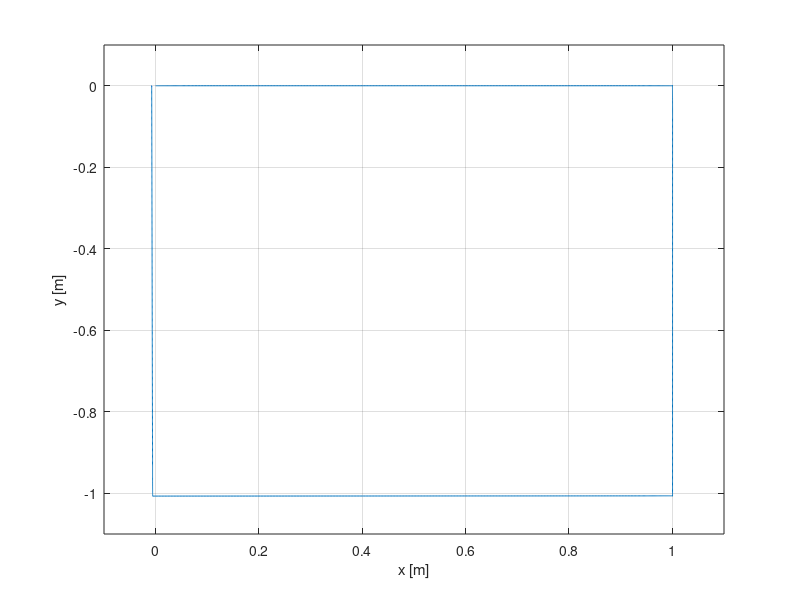
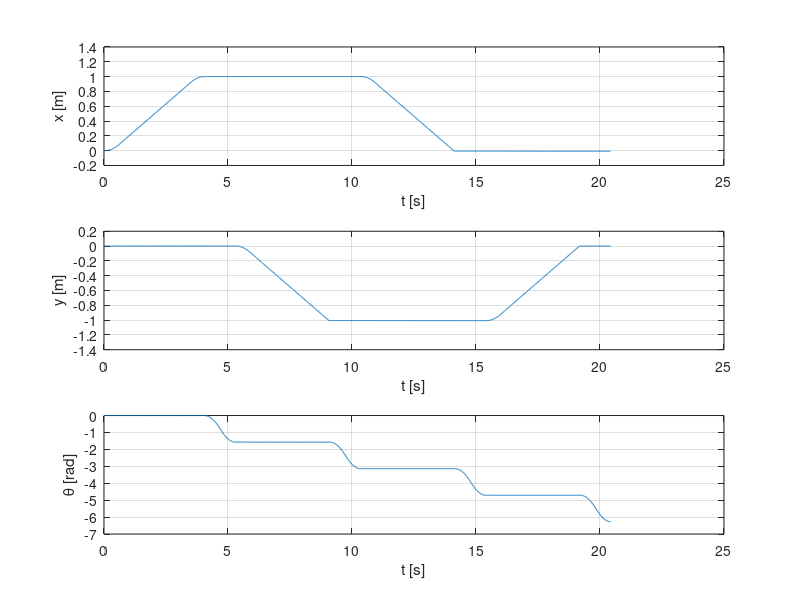

Reproduce these figures in MATLAB, in order.
clear all; clc; close all;

data = importdata('logsac.dat');
t = 0:0.010:(length(data)-1)*0.010;

figure;
plot(data(:,1),data(:,2));
xlabel('x [m]')
ylabel('y [m]')
axis([-0.1 1.1 -1.1 0.1])
grid on;

figure
subplot(3,1,1)
plot(t,data(:,1))
xlabel('t [s]')
ylabel('x [m]')
grid on;
subplot(3,1,2)
plot(t,data(:,2))
xlabel('t [s]')
ylabel('y [m]')
grid on;
subplot(3,1,3)
plot(t,(data(:,3)))
xlabel('t [s]')
ylabel('\theta [rad]')
grid on;